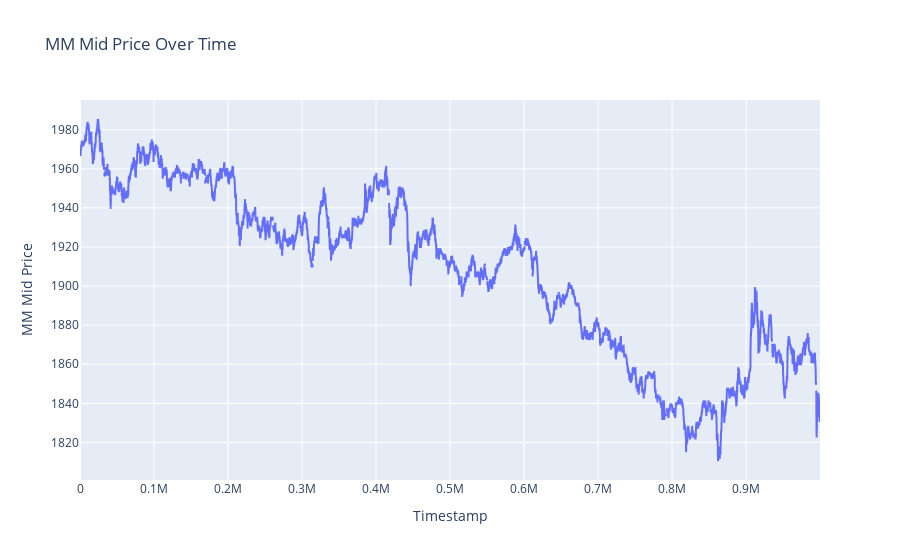

Notebook cell for this chart:
### Code cell
# Create the plot using Plotly Express
fig = px.line(squid_data, x='timestamp', y='mm_mid', title='MM Mid Price Over Time')

# Customize the layout
fig.update_layout(
    xaxis_title='Timestamp',
    yaxis_title='MM Mid Price',
)

# Display the plot
fig.show()

### Figure 1 — Plotly figure (JSON) as saved in the notebook; plotly's stock layout.template omitted (floating-point values rounded to 4 significant figures; data arrays with more than 128 entries replaced by an {"elided": "..."} marker saying what was removed)
{"data": [{"hovertemplate": "timestamp=%{x}<br>mm_mid=%{y}<extra></extra>", "legendgroup": "", "line": {"color": "#636efa", "dash": "solid"}, "marker": {"symbol": "circle"}, "mode": "lines", "name": "", "showlegend": false, "type": "scattergl", "x": {"elided": "10000 int values"}, "xaxis": "x", "y": {"elided": "10000 float values"}, "yaxis": "y"}], "layout": {"legend": {"tracegroupgap": 0}, "title": {"text": "MM Mid Price Over Time"}, "xaxis": {"anchor": "y", "domain": [0, 1], "title": {"text": "Timestamp"}}, "yaxis": {"anchor": "x", "domain": [0, 1], "title": {"text": "MM Mid Price"}}}}
